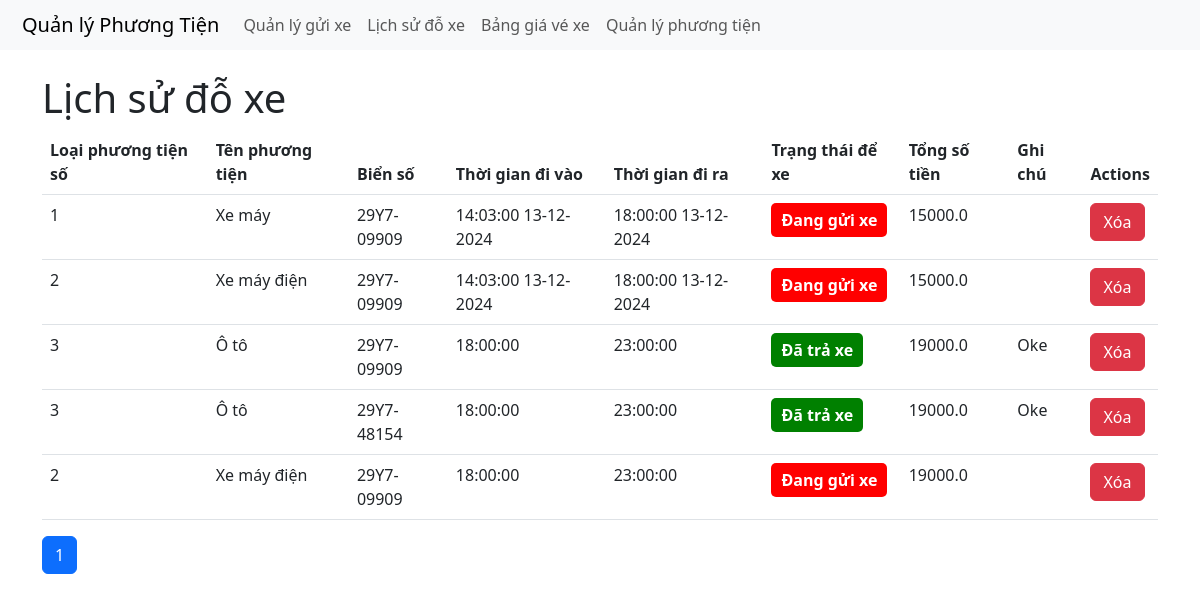
Page /actual_parking_fee on the committed database.
### tables this page shows
CREATE TABLE ActualParkingFee (
            ID INTEGER PRIMARY KEY AUTOINCREMENT,
            VehicleTypeID INTEGER NOT NULL,
            PlateNumber TEXT NOT NULL,
            EntryTime TEXT NOT NULL,
            ExitTime TEXT,
            Status TEXT NOT NULL,
            TotalFee REAL,
            Note TEXT,
            FOREIGN KEY (VehicleTypeID) REFERENCES VehicleType(ID)
        );

CREATE TABLE VehicleType (
            ID INTEGER PRIMARY KEY AUTOINCREMENT,
            Name TEXT NOT NULL
        );

### app.py (the view)
@app.route('/actual_parking_fee', methods=['GET'])
def get_all_actual_parking_fee():
    try:
        page = request.args.get('page', 1, type=int)
        per_page = 10  # Số lượng bản ghi trên mỗi trang
        start = (page - 1) * per_page
        end = start + per_page
        with sqlite3.connect("parking.db") as conn:
            conn.row_factory = sqlite3.Row
            cursor = conn.cursor()
            cursor.execute('''
                SELECT ActualParkingFee.*, VehicleType.Name AS VehicleTypeName
                FROM ActualParkingFee
                JOIN VehicleType ON ActualParkingFee.VehicleTypeID = VehicleType.ID
            ''')
            rows = cursor.fetchall()
            total_items = len(rows)
            total_pages = (total_items + per_page - 1) // per_page
            data = [dict(row) for row in rows[start:end]]
        return render_template(
            'actual_parking_fee.html',
            actual_parking_fee=data,
            current_page=page,
            total_pages=total_pages
        )
    except Exception as e:
        return render_template('actual_parking_fee.html', error=str(e))

### app.py (called while the page is built)
@app.after_request
def disable_caching(response):
    response.headers['Cache-Control'] = 'no-store'
    return response

### templates/actual_parking_fee.html (shortened to what this page needs)
{% extends "base.html" %}
{% block content %}
<h1>Lịch sử đỗ xe</h1>
<table class="table">
    <thead>
        <tr>
            <th>Loại phương tiện số</th>
            <th>Tên phương tiện</th>
            <th>Biển số</th>
            <th>Thời gian đi vào</th>
            <th>Thời gian đi ra</th>
            <th>Trạng thái để xe</th>
            <th>Tổng số tiền</th>
            <th>Ghi chú</th>
            <th>Actions</th>
        </tr>
    </thead>
    <tbody>
        {% for item in actual_parking_fee %}
        <tr>
            <td>{{ item.VehicleTypeID }}</td>
            <td>{{ item.VehicleTypeName }}</td>
            <td>{{ item.PlateNumber }}</td>
            <td>{{ item.EntryTime }}</td>
            <td>{{ item.ExitTime }}</td>
            <td>
                <span class="{% if 'Đang gửi xe' in item.Status %}status-red{% elif 'Đã trả xe' in item.Status %}status-green{% endif %}">
                    {{ item.Status }}
                </span>
            </td>
            <td>{{ item.TotalFee }}</td>
            <td>{{ item.Note }}</td>
            <td>
                <form method="POST" action="/actual_parking_fee/delete/{{ item.ID }}" class="d-inline">
                    <button type="submit" class="btn btn-danger delete-btn">Xóa</button>
                </form>
            </td>
        </tr>
        {% endfor %}
    </tbody>
</table>
<nav>
    <ul class="pagination">
        {% for page in range(1, total_pages + 1) %}
        <li class="page-item {% if page == current_page %}active{% endif %}">
            <a class="page-link" href="/actual_parking_fee?page={{ page }}">{{ page }}</a>
        </li>
        {% endfor %}
    </ul>
</nav>
{% endblock %}

### templates/base.html (style rules this page uses)
.status-red, .status-green { display: inline-block; padding: 5px 10px; border-radius: 5px; font-weight: bold; color: white; }
.status-red { background-color: red; }
.status-green { background-color: green; }

### rows in the picture
ActualParkingFee: VehicleTypeID "1", VehicleTypeName "Xe máy", PlateNumber "29Y7-09909", EntryTime "14:03:00 13-12-2024", ExitTime "18:00:00 13-12-2024", Status "Đang gửi xe", TotalFee "15000.0"
ActualParkingFee: VehicleTypeID "2", VehicleTypeName "Xe máy điện", PlateNumber "29Y7-09909", EntryTime "14:03:00 13-12-2024", ExitTime "18:00:00 13-12-2024", Status "Đang gửi xe", TotalFee "15000.0"
ActualParkingFee: VehicleTypeID "3", VehicleTypeName "Ô tô", PlateNumber "29Y7-09909", EntryTime "18:00:00", ExitTime "23:00:00", Status "Đã trả xe", TotalFee "19000.0", Note "Oke"
ActualParkingFee: VehicleTypeID "3", VehicleTypeName "Ô tô", PlateNumber "29Y7-48154", EntryTime "18:00:00", ExitTime "23:00:00", Status "Đã trả xe", TotalFee "19000.0", Note "Oke"
ActualParkingFee: VehicleTypeID "2", VehicleTypeName "Xe máy điện", PlateNumber "29Y7-09909", EntryTime "18:00:00", ExitTime "23:00:00", Status "Đang gửi xe", TotalFee "19000.0"

### other values in the picture
{{ page }} "1"
